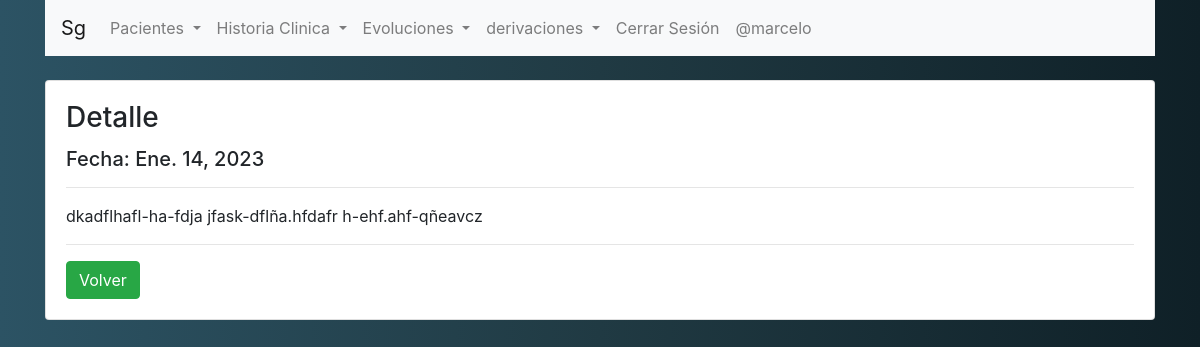
Screenshot of /detalle-evolucion/2/ (signed in) with the database file from the repository.
### gestion/models.py (models this page shows, shortened)
class evolucion(models.Model):
    paciente = models.ForeignKey(
        paciente, on_delete=models.CASCADE, blank=True)
    fecha = models.DateField(blank=True, null=True)
    detalle = models.TextField(blank=True)
    imagen = models.ImageField(upload_to='evoluciones', blank=True)

### gestion/views.py (the view)
# urls.py: path('detalle-evolucion/<id>/', detalle_evolucion, name='detalle_evolucion'),
@permission_required('api.view_evolucion')
def detalle_evolucion(request, id):
    evolucionVar = evolucion.objects.get(id=id)
    data = {
        'evolucion': evolucionVar
    }
    return render(request, 'gestion/evolucion/detalle.html', data)

### gestion/templates/gestion/evolucion/detalle.html
{% extends "gestion/layout.html" %} {% block body %}
<div class="card">
  <div class="card-body">
    <h3 class="card-title">Detalle</h3>
    <h5 class="card-title">Fecha: {{evolucion.fecha}}</h5>
    <hr />
    <p>{{evolucion.detalle}}</p>
    <hr />
    <a href="{% url 'gestion:listar_evoluciones' %}" class="btn btn-success"
      >Volver</a
    >
  </div>
</div>
{% endblock %}

### gestion/templates/gestion/layout.html (shortened to what this page needs)
{% load static %}
<!DOCTYPE html>
<html lang="en">
  <head>
    <link
      rel="stylesheet"
      href="https://cdn.jsdelivr.net/npm/bootstrap@4.6.1/dist/css/bootstrap.min.css"
    />
  </head>
  <body style="background: #0F2027;
  background: -webkit-linear-gradient(to right, #2C5364, #203A43, #0F2027);
  background: linear-gradient(to right, #2C5364, #203A43, #0F2027);">
    <div class="container">
    <nav class="navbar navbar-expand-lg navbar-light bg-light">
      <a class="navbar-brand" href="{% url 'gestion:index' %}">Sg</a>
      <div class="collapse navbar-collapse" id="navbarSupportedContent">
        <ul class="navbar-nav mr-auto">
          <li class="nav-item dropdown">
            <a
              class="nav-link dropdown-toggle"
              href="#"
              id="navbarDropdown"
              role="button"
              data-toggle="dropdown"
              aria-expanded="false"
            >
              Pacientes
            </a>
          </li>
          <li class="nav-item dropdown">
            <a
              class="nav-link dropdown-toggle"
              href="#"
              id="navbarDropdown"
              role="button"
              data-toggle="dropdown"
              aria-haspopup="true"
              aria-expanded="false"
            >
              Historia Clinica
            </a>
          </li>
          <li class="nav-item dropdown">
            <a
              class="nav-link dropdown-toggle"
              href="#"
              id="navbarDropdown"
              role="button"
              data-toggle="dropdown"
              aria-haspopup="true"
              aria-expanded="false"
            >
              Evoluciones
            </a>
          </li>
          <li class="nav-item dropdown">
            <a
              class="nav-link dropdown-toggle"
              href="#"
              id="navbarDropdown"
              role="button"
              data-toggle="dropdown"
              aria-haspopup="true"
              aria-expanded="false"
            >
              derivaciones
            </a>
          </li>
          {% if user.is_authenticated %}
              <li class="nav-item">
                <a class="nav-link" href="{% url 'logout' %}">Cerrar Sesión</a>
              </li>
              <li class="nav-item">
                <a class="nav-link" href="#">@{{user.username}}</a>
              </li class="nav-item">
              {% endif %}
        </ul>
      </div>
    </nav>
  </div>
    <br />
    <div class="container">{% block body %} {% endblock %}</div>
  </body>
</html>

### rows the page displays
evolucion: fecha "Ene. 14, 2023", detalle "dkadflhafl-ha-fdja jfask-dflña.hfdafr h-ehf.ahf-qñeavcz"

### other values shown
{{ user.username }} "marcelo"
